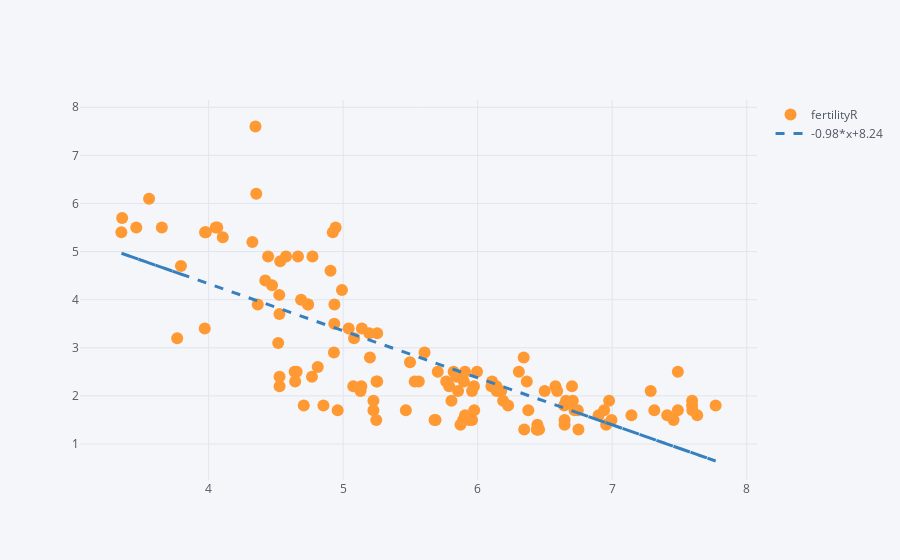

Here is the notebook cell this chart was saved with:
### Code cell
# wealth - fertility rate relation

dfN.iplot(x='happiness', y='fertilityR', kind='scatter',mode='markers', bestfit=True,bestfit_colors=['blue'])

### Figure 1 — Plotly figure (JSON) as saved in the notebook; plotly's stock layout.template omitted (floating-point values rounded to 4 significant figures; data arrays with more than 128 entries replaced by an {"elided": "..."} marker saying what was removed)
{"data": [{"line": {"color": "rgba(255, 153, 51, 1.0)", "dash": "solid", "shape": "linear", "width": 1.3}, "marker": {"size": 12, "symbol": "circle"}, "mode": "markers", "name": "fertilityR", "text": "", "type": "scatter", "x": {"elided": "132 float values"}, "y": {"elided": "132 float values"}}, {"line": {"color": "rgba(55, 128, 191, 1.0)", "dash": "dash", "shape": "linear", "width": 3}, "mode": "lines", "name": "-0.98*x+8.24", "type": "scatter", "x": {"elided": "132 float values"}, "y": {"elided": "132 float values"}}], "layout": {"legend": {"bgcolor": "#F5F6F9", "font": {"color": "#4D5663"}}, "paper_bgcolor": "#F5F6F9", "plot_bgcolor": "#F5F6F9", "title": {"font": {"color": "#4D5663"}}, "xaxis": {"gridcolor": "#E1E5ED", "showgrid": true, "tickfont": {"color": "#4D5663"}, "title": {"font": {"color": "#4D5663"}, "text": ""}, "zerolinecolor": "#E1E5ED"}, "yaxis": {"gridcolor": "#E1E5ED", "showgrid": true, "tickfont": {"color": "#4D5663"}, "title": {"font": {"color": "#4D5663"}, "text": ""}, "zerolinecolor": "#E1E5ED"}}}
